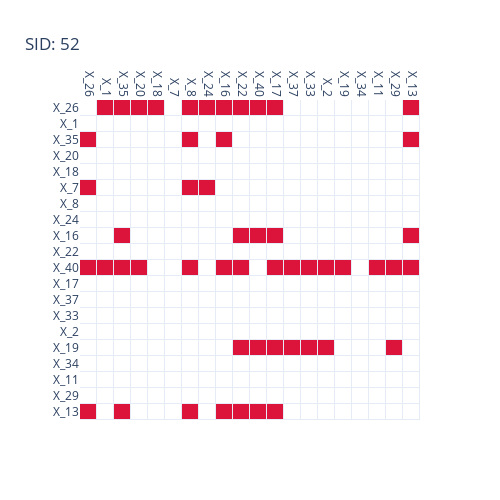

The notebook cell saved with this chart:
### Markdown cell above
$\text{SID} = 52$, highlighting many incorrect interventional predictions

This approach helps:
- Evaluate causal accuracy around multiple variables  
- Identify where interventional errors are concentrated  
- Scale SID diagnostics to subnetworks, not just individual nodes

### Code cell
bn_obj.plot_sid_matrix(nodes=nodes)

### Figure 1 — Plotly figure (JSON) as saved in the notebook; plotly's stock layout.template omitted (floating-point values rounded to 4 significant figures; data arrays with more than 128 entries replaced by an {"elided": "..."} marker saying what was removed)
{"data": [{"colorscale": [[0, "white"], [0.9999, "white"], [1, "crimson"]], "showscale": false, "type": "heatmap", "x": ["X_26", "X_1", "X_35", "X_20", "X_18", "X_7", "X_8", "X_24", "X_16", "X_22", "X_40", "X_17", "X_37", "X_33", "X_2", "X_19", "X_34", "X_11", "X_29", "X_13"], "xgap": 1, "y": ["X_26", "X_1", "X_35", "X_20", "X_18", "X_7", "X_8", "X_24", "X_16", "X_22", "X_40", "X_17", "X_37", "X_33", "X_2", "X_19", "X_34", "X_11", "X_29", "X_13"], "ygap": 1, "z": {"elided": "20x20 int values"}, "zmax": 1, "zmin": 0}], "layout": {"height": 500, "title": {"text": "SID: 52"}, "width": 500, "xaxis": {"autorange": true, "range": [-0.5, 19.5], "showgrid": false, "side": "top", "tickangle": 90, "type": "category"}, "yaxis": {"autorange": true, "range": [19.5, -0.5], "showgrid": false, "type": "category"}}}
